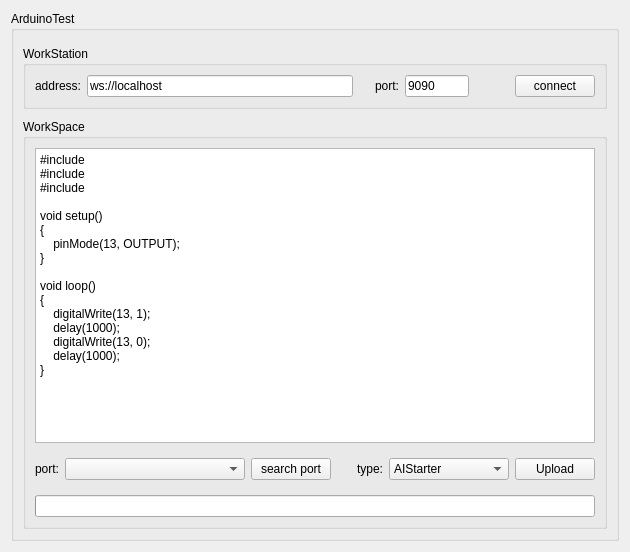
<?xml version="1.0" encoding="UTF-8"?>
<ui version="4.0">
 <class>DArduinoTestForm</class>
 <widget class="QWidget" name="DArduinoTestForm">
  <property name="geometry">
   <rect>
    <x>0</x>
    <y>0</y>
    <width>630</width>
    <height>552</height>
   </rect>
  </property>
  <property name="windowTitle">
   <string notr="true">Form</string>
  </property>
  <layout class="QGridLayout" name="gridLayout">
   <item row="0" column="0">
    <widget class="QGroupBox" name="groupBox_arduinoTest">
     <property name="minimumSize">
      <size>
       <width>0</width>
       <height>530</height>
      </size>
     </property>
     <property name="title">
      <string>ArduinoTest</string>
     </property>
     <layout class="QVBoxLayout" name="verticalLayout_2">
      <property name="spacing">
       <number>10</number>
      </property>
      <property name="topMargin">
       <number>15</number>
      </property>
      <item>
       <widget class="QGroupBox" name="groupBox_workstation">
        <property name="sizePolicy">
         <sizepolicy hsizetype="Preferred" vsizetype="Fixed">
          <horstretch>0</horstretch>
          <verstretch>0</verstretch>
         </sizepolicy>
        </property>
        <property name="title">
         <string>WorkStation</string>
        </property>
        <layout class="QHBoxLayout" name="horizontalLayout_6">
         <item>
          <widget class="QLabel" name="label_3">
           <property name="maximumSize">
            <size>
             <width>16777215</width>
             <height>16777215</height>
            </size>
           </property>
           <property name="text">
            <string>address:</string>
           </property>
           <property name="alignment">
            <set>Qt::AlignRight|Qt::AlignTrailing|Qt::AlignVCenter</set>
           </property>
          </widget>
         </item>
         <item>
          <widget class="QLineEdit" name="lineEdit_ws_address">
           <property name="minimumSize">
            <size>
             <width>160</width>
             <height>0</height>
            </size>
           </property>
           <property name="focusPolicy">
            <enum>Qt::ClickFocus</enum>
           </property>
           <property name="inputMask">
            <string notr="true"/>
           </property>
           <property name="text">
            <string notr="true">ws://localhost</string>
           </property>
           <property name="placeholderText">
            <string notr="true">ws://127.0.0.1</string>
           </property>
          </widget>
         </item>
         <item>
          <widget class="QLabel" name="label_6">
           <property name="sizePolicy">
            <sizepolicy hsizetype="Fixed" vsizetype="Preferred">
             <horstretch>0</horstretch>
             <verstretch>0</verstretch>
            </sizepolicy>
           </property>
           <property name="minimumSize">
            <size>
             <width>40</width>
             <height>0</height>
            </size>
           </property>
           <property name="maximumSize">
            <size>
             <width>16777215</width>
             <height>16777215</height>
            </size>
           </property>
           <property name="text">
            <string>port:</string>
           </property>
           <property name="alignment">
            <set>Qt::AlignRight|Qt::AlignTrailing|Qt::AlignVCenter</set>
           </property>
          </widget>
         </item>
         <item>
          <widget class="QLineEdit" name="lineEdit_ws_port">
           <property name="sizePolicy">
            <sizepolicy hsizetype="Fixed" vsizetype="Fixed">
             <horstretch>0</horstretch>
             <verstretch>0</verstretch>
            </sizepolicy>
           </property>
           <property name="minimumSize">
            <size>
             <width>44</width>
             <height>0</height>
            </size>
           </property>
           <property name="maximumSize">
            <size>
             <width>64</width>
             <height>16777215</height>
            </size>
           </property>
           <property name="focusPolicy">
            <enum>Qt::ClickFocus</enum>
           </property>
           <property name="inputMask">
            <string notr="true"/>
           </property>
           <property name="text">
            <string notr="true">9090</string>
           </property>
           <property name="maxLength">
            <number>5</number>
           </property>
           <property name="placeholderText">
            <string notr="true">port</string>
           </property>
          </widget>
         </item>
         <item>
          <spacer name="horizontalSpacer_5">
           <property name="orientation">
            <enum>Qt::Horizontal</enum>
           </property>
           <property name="sizeType">
            <enum>QSizePolicy::Preferred</enum>
           </property>
           <property name="sizeHint" stdset="0">
            <size>
             <width>40</width>
             <height>20</height>
            </size>
           </property>
          </spacer>
         </item>
         <item>
          <widget class="QPushButton" name="btn_wsConnect">
           <property name="text">
            <string>connect</string>
           </property>
          </widget>
         </item>
        </layout>
       </widget>
      </item>
      <item>
       <widget class="QGroupBox" name="groupBox_workspace">
        <property name="title">
         <string>WorkSpace</string>
        </property>
        <layout class="QVBoxLayout" name="verticalLayout">
         <item>
          <widget class="QPlainTextEdit" name="plainTextEdit_code">
           <property name="plainText">
            <string notr="true">#include &lt;Arduino.h&gt;
#include &lt;Wire.h&gt;
#include &lt;SoftwareSerial.h&gt;

void setup()
{
    pinMode(13, OUTPUT);
}

void loop()
{
    digitalWrite(13, 1);
    delay(1000);
    digitalWrite(13, 0);
    delay(1000);
}</string>
           </property>
          </widget>
         </item>
         <item>
          <widget class="QWidget" name="widget" native="true">
           <layout class="QHBoxLayout" name="horizontalLayout">
            <property name="leftMargin">
             <number>0</number>
            </property>
            <property name="rightMargin">
             <number>0</number>
            </property>
            <item>
             <widget class="QLabel" name="label_2">
              <property name="maximumSize">
               <size>
                <width>16777215</width>
                <height>16777215</height>
               </size>
              </property>
              <property name="text">
               <string>port:</string>
              </property>
             </widget>
            </item>
            <item>
             <widget class="QComboBox" name="comboBox_port">
              <property name="sizePolicy">
               <sizepolicy hsizetype="Expanding" vsizetype="Fixed">
                <horstretch>0</horstretch>
                <verstretch>0</verstretch>
               </sizepolicy>
              </property>
              <property name="minimumSize">
               <size>
                <width>150</width>
                <height>0</height>
               </size>
              </property>
             </widget>
            </item>
            <item>
             <widget class="QPushButton" name="btn_searchPort">
              <property name="minimumSize">
               <size>
                <width>75</width>
                <height>0</height>
               </size>
              </property>
              <property name="maximumSize">
               <size>
                <width>16777215</width>
                <height>16777215</height>
               </size>
              </property>
              <property name="text">
               <string>search port</string>
              </property>
             </widget>
            </item>
            <item>
             <spacer name="horizontalSpacer">
              <property name="orientation">
               <enum>Qt::Horizontal</enum>
              </property>
              <property name="sizeType">
               <enum>QSizePolicy::Preferred</enum>
              </property>
              <property name="sizeHint" stdset="0">
               <size>
                <width>20</width>
                <height>20</height>
               </size>
              </property>
             </spacer>
            </item>
            <item>
             <widget class="QLabel" name="label">
              <property name="maximumSize">
               <size>
                <width>16777215</width>
                <height>16777215</height>
               </size>
              </property>
              <property name="text">
               <string>type:</string>
              </property>
             </widget>
            </item>
            <item>
             <widget class="QComboBox" name="comboBox_type">
              <property name="minimumSize">
               <size>
                <width>120</width>
                <height>0</height>
               </size>
              </property>
              <property name="maximumSize">
               <size>
                <width>120</width>
                <height>16777215</height>
               </size>
              </property>
              <item>
               <property name="text">
                <string notr="true">AIStarter</string>
               </property>
              </item>
              <item>
               <property name="text">
                <string notr="true">MobilePlatform</string>
               </property>
              </item>
              <item>
               <property name="text">
                <string notr="true">Arduino Uno</string>
               </property>
              </item>
              <item>
               <property name="text">
                <string notr="true">Arduino Mega2560</string>
               </property>
              </item>
              <item>
               <property name="text">
                <string notr="true">SmartKit</string>
               </property>
              </item>
             </widget>
            </item>
            <item>
             <widget class="QPushButton" name="btn_upload">
              <property name="minimumSize">
               <size>
                <width>75</width>
                <height>0</height>
               </size>
              </property>
              <property name="maximumSize">
               <size>
                <width>16777215</width>
                <height>16777215</height>
               </size>
              </property>
              <property name="text">
               <string>Upload</string>
              </property>
             </widget>
            </item>
           </layout>
          </widget>
         </item>
         <item>
          <widget class="QProgressBar" name="progressBar">
           <property name="alignment">
            <set>Qt::AlignCenter</set>
           </property>
          </widget>
         </item>
        </layout>
       </widget>
      </item>
     </layout>
    </widget>
   </item>
  </layout>
 </widget>
 <resources/>
 <connections/>
</ui>
